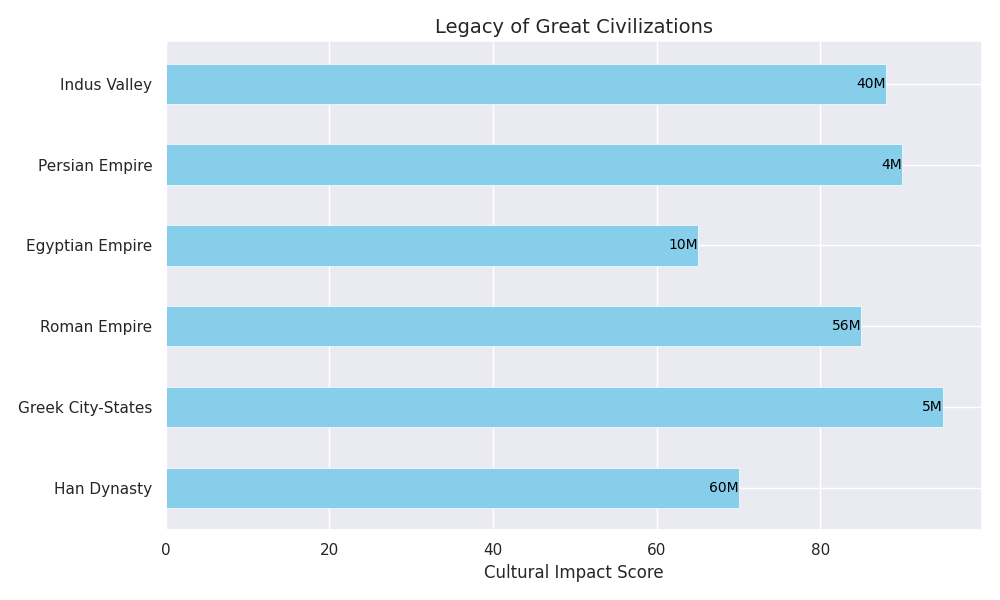

This chart was generated by the following Python code:
import matplotlib.pyplot as plt
import numpy as np

# Randomly selected names for civilizations
civilizations = ['Han Dynasty', 'Greek City-States', 'Roman Empire', 'Egyptian Empire', 'Persian Empire', 'Indus Valley']

# Randomly altered influence scores and population figures
influence = np.array([70, 95, 85, 65, 90, 88]) 
population = np.array([60, 5, 56, 10, 4, 40]) 

fig, ax = plt.subplots(figsize=(10, 6))
y_pos = np.arange(len(civilizations))

# Plot with altered values
ax.barh(y_pos, influence, color='skyblue', edgecolor='w', linewidth=0.5, height=0.5)
ax.set_yticks(y_pos)
ax.set_yticklabels(civilizations)

# Adjusted values for population display
for i, pop in enumerate(population):
    ax.text(influence[i], i, f'{pop}M', va='center', ha='right', color='black', fontsize=10)

# Randomly altered textual elements
ax.set_xlabel('Cultural Impact Score', fontsize=12)
ax.set_title('Legacy of Great Civilizations', fontsize=14)
plt.tight_layout()
plt.show()
